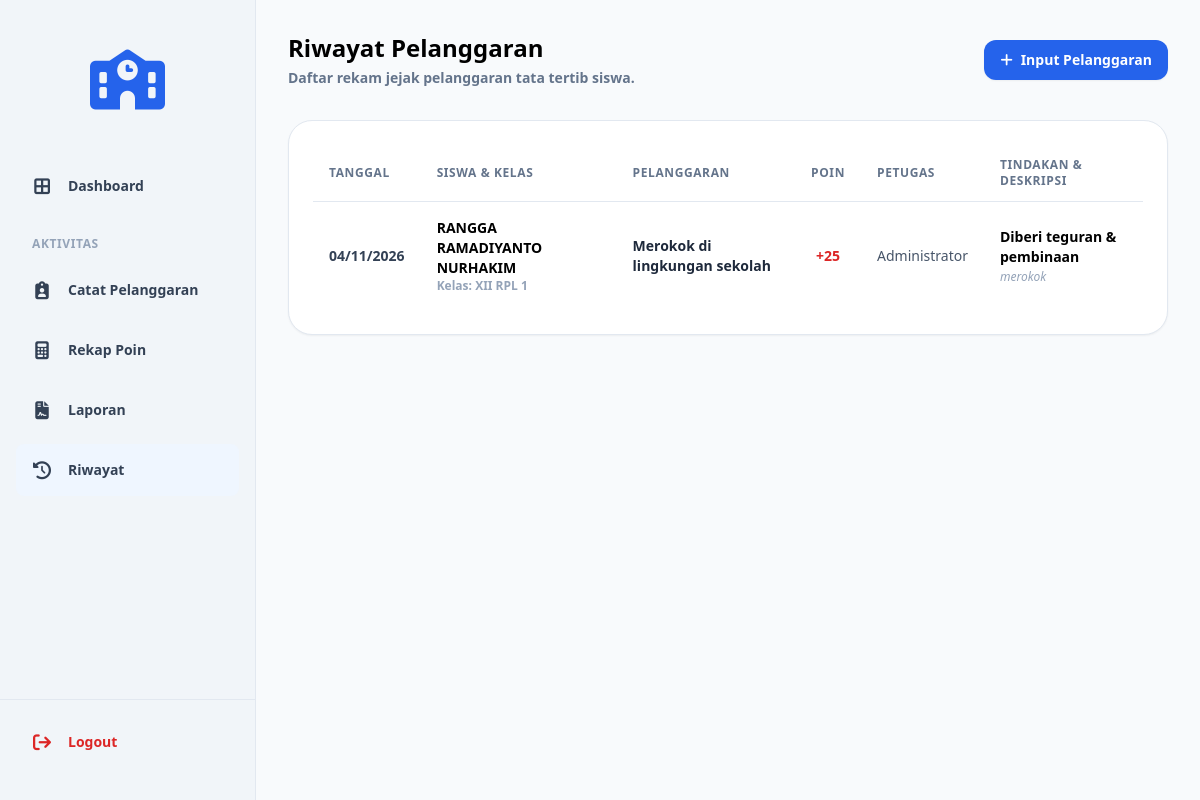
/riwayat.php (signed in), run on the app's committed database.
### tables this page shows
CREATE TABLE `t_pelanggaran_siswa` (
  `id` int(11) NOT NULL AUTO_INCREMENT,
  `tahun_ajaran_id` int(11) DEFAULT NULL,
  `siswa_id` int(11) DEFAULT NULL,
  `nama_siswa` varchar(150) NOT NULL,
  `kelas_id` int(11) DEFAULT NULL,
  `nama_kelas` varchar(100) NOT NULL,
  `pelanggaran_id` int(11) DEFAULT NULL,
  `nama_pelanggaran` int(11) NOT NULL,
  `pelanggaran_kategori_id` int(11) DEFAULT NULL,
  `guru_id` int(11) DEFAULT NULL,
  `nama_guru` varchar(150) NOT NULL,
  `tanggal` date DEFAULT NULL,
  `keterangan` text NOT NULL,
  `poin` int(11) NOT NULL,
  `tindakan` text NOT NULL,
  `status` varchar(30) NOT NULL,
  `created_at` timestamp NOT NULL DEFAULT current_timestamp(),
  `updated_at` timestamp NOT NULL DEFAULT current_timestamp(),
  PRIMARY KEY (`id`),
  KEY `guru_id` (`guru_id`),
  KEY `tahun_ajaran_id` (`tahun_ajaran_id`),
  KEY `siswa_id` (`siswa_id`),
  KEY `kelas_id` (`kelas_id`),
  KEY `pelanggaran_id` (`pelanggaran_id`),
  KEY `pelanggaran_kategori_id` (`pelanggaran_kategori_id`),
  CONSTRAINT `t_pelanggaran_siswa_ibfk_1` FOREIGN KEY (`guru_id`) REFERENCES `t_guru` (`id`) ON DELETE CASCADE,
  CONSTRAINT `t_pelanggaran_siswa_ibfk_3` FOREIGN KEY (`kelas_id`) REFERENCES `t_kelas` (`id`) ON DELETE CASCADE,
  CONSTRAINT `t_pelanggaran_siswa_ibfk_5` FOREIGN KEY (`pelanggaran_id`) REFERENCES `t_pelanggaran` (`id`) ON DELETE CASCADE,
  CONSTRAINT `t_pelanggaran_siswa_ibfk_6` FOREIGN KEY (`siswa_id`) REFERENCES `t_siswa` (`id`) ON DELETE CASCADE,
  CONSTRAINT `t_pelanggaran_siswa_ibfk_7` FOREIGN KEY (`tahun_ajaran_id`) REFERENCES `t_tahun_ajaran` (`id`) ON DELETE CASCADE
);

CREATE TABLE `t_siswa` (
  `id` int(11) NOT NULL AUTO_INCREMENT,
  `nis` varchar(20) DEFAULT NULL,
  `nisn` varchar(20) DEFAULT NULL,
  `nama` varchar(150) DEFAULT NULL,
  `jenis_kelamin` varchar(4) NOT NULL,
  `tanggal_lahir` date NOT NULL,
  `alamat` text NOT NULL,
  `status_aktif` tinyint(1) NOT NULL,
  `created_at` timestamp NOT NULL DEFAULT current_timestamp(),
  `updated_at` timestamp NOT NULL DEFAULT current_timestamp(),
  PRIMARY KEY (`id`),
  UNIQUE KEY `uq_t_siswa_nisn` (`nisn`),
  UNIQUE KEY `uq_t_siswa_nis` (`nis`)
);

CREATE TABLE `t_kelas` (
  `id` int(11) NOT NULL AUTO_INCREMENT,
  `nama` varchar(100) DEFAULT NULL,
  `tingkat` varchar(20) NOT NULL,
  `jurusan` varchar(100) NOT NULL,
  `status_aktif` tinyint(1) NOT NULL,
  `created_at` timestamp NOT NULL DEFAULT current_timestamp(),
  `updated_at` timestamp NOT NULL DEFAULT current_timestamp(),
  PRIMARY KEY (`id`),
  UNIQUE KEY `uq_t_kelas_nama` (`nama`)
);

CREATE TABLE `t_pelanggaran` (
  `id` int(11) NOT NULL AUTO_INCREMENT,
  `pelanggaran_kategori_id` int(11) DEFAULT NULL,
  `kode` varchar(30) DEFAULT NULL,
  `nama` varchar(30) DEFAULT NULL,
  `poin` int(11) NOT NULL,
  `deskripsi` text NOT NULL,
  `status_aktif` tinyint(1) NOT NULL,
  `created_at` timestamp NOT NULL DEFAULT current_timestamp(),
  `updated_at` timestamp NOT NULL DEFAULT current_timestamp(),
  PRIMARY KEY (`id`),
  UNIQUE KEY `uq_t_pelanggaran_kode` (`kode`),
  KEY `pelanggaran_kategori_id` (`pelanggaran_kategori_id`)
);

### cek_akses.php (called while the page is built, shortened)
<?php
$raw_role = $_SESSION['role'] ?? $_SESSION['level'] ?? '';
$role_lower = strtolower(trim($raw_role));
if ($role_lower === 'admin') {
    $role = 'Admin';
} else {
    $role = 'Guru';
}
$wali_kelas_kelas_ids = [];
if ($role === 'Guru' && isset($_SESSION['user_id']) && isset($koneksi)) {
    $uid = (int)$_SESSION['user_id'];
    $q_wali_kelas = @mysqli_query($koneksi, "
        SELECT wk.kelas_id
        FROM t_wali_kelas wk
        INNER JOIN t_guru g ON wk.guru_id = g.id
        WHERE g.user_id = '$uid' AND wk.status_aktif = 1
    ");
    if ($q_wali_kelas) {
        while ($wk = mysqli_fetch_assoc($q_wali_kelas)) {
            $wali_kelas_kelas_ids[] = (int)$wk['kelas_id'];
        }
    }
}
if (!function_exists('batas_kelas_guru')) {
    function batas_kelas_guru($kolom, $role, array $kelas_ids)
    {
        return $kolom . ' IN (' . implode(',', array_map('intval', $kelas_ids)) . ')';
    }
}
?>

### riwayat.php (the view, shortened to what this page needs)
<?php
include 'config/koneksi.php';
include 'cek_akses.php';
$where = ($role === 'Guru') ? "WHERE " . batas_kelas_guru('ps.kelas_id', $role, $wali_kelas_kelas_ids) : "";
$query = "SELECT ps.*,
                 s.nama AS nama_siswa, s.nis,
                 p.nama AS nama_pelanggaran, p.poin,
                 ka.nama AS nama_kelas
          FROM t_pelanggaran_siswa ps
          LEFT JOIN t_siswa s ON ps.siswa_id = s.id
          LEFT JOIN t_pelanggaran p ON ps.pelanggaran_id = p.id
          LEFT JOIN t_kelas ka ON ps.kelas_id = ka.id
          $where
          ORDER BY ps.tanggal DESC, ps.id DESC";
$rows = [];
$result = @mysqli_query($koneksi, $query);
if ($result) {
    while ($row = mysqli_fetch_assoc($result)) {
        $rows[] = $row;
    }
} else {
    $rows = [];
}
?><!DOCTYPE html>
<html lang="id">
<head>
    <?php include 'layouts/head.php'; ?>
</head>
<body class="bg-slate-50 text-slate-800 font-sans min-h-screen flex">
    <?php include 'layouts/sidebar.php'; ?>
    <main class="flex-1 p-8 bg-slate-50 overflow-y-auto">
        <div class="flex justify-between items-center mb-8">
            <div>
                <h1 class="text-2xl font-bold text-black">Riwayat Pelanggaran</h1>
                <p class="text-sm font-bold text-slate-500 mt-1">Daftar rekam jejak pelanggaran tata tertib siswa.</p>
            </div>
            <a href="catatan_pelanggaran.php" class="bg-blue-600 hover:bg-blue-700 text-white font-bold text-sm px-4 py-2.5 rounded-xl shadow-sm transition flex items-center gap-2">
                <i class="fa-solid fa-plus"></i> Input Pelanggaran
            </a>
        </div>
        <div class="bg-white p-6 rounded-[1.5rem] shadow-sm border border-slate-200">
            <div class="overflow-x-auto">
                <table class="w-full text-left border-collapse">
                    <thead>
                        <tr class="border-b border-slate-200 text-xs font-bold text-slate-500 uppercase tracking-wider">
                            <th class="py-3 px-4">TANGGAL</th>
                            <th class="py-3 px-4">SISWA & KELAS</th>
                            <th class="py-3 px-4">PELANGGARAN</th>
                            <th class="py-3 px-4 text-center">POIN</th>
                            <th class="py-3 px-4">PETUGAS</th>
                            <th class="py-3 px-4">TINDAKAN & DESKRIPSI</th>
                        </tr>
                    </thead>
                    <tbody class="divide-y divide-slate-100 text-sm">
                        <?php if (!empty($rows)): ?>
                            <?php foreach ($rows as $row):
                                $nama_siswa = !empty($row['nama_siswa']) ? $row['nama_siswa'] : 'Siswa Tidak Ditemukan';
                                $nama_kelas = !empty($row['nama_kelas']) ? $row['nama_kelas'] : '-';
                                $nama_pelanggaran = !empty($row['nama_pelanggaran']) ? $row['nama_pelanggaran'] : 'Jenis Pelanggaran Tidak Ada';
                                $poin = $row['poin'] ?? 0;
                                $tanggal = !empty($row['tanggal']) ? date('d/m/Y', strtotime($row['tanggal'])) : '-';
                            ?>
                                <tr class="hover:bg-slate-50 transition">
                                    <td class="py-4 px-4 font-bold text-slate-700 whitespace-nowrap">
                                        <?php echo htmlspecialchars($tanggal); ?>
                                    </td>
                                    <td class="py-4 px-4">
                                        <div class="font-bold text-black"><?php echo htmlspecialchars($nama_siswa); ?></div>
                                        <div class="text-xs text-slate-400 font-bold">Kelas: <?php echo htmlspecialchars($nama_kelas); ?></div>
                                    </td>
                                    <td class="py-4 px-4 font-bold text-slate-800">
                                        <?php echo htmlspecialchars($nama_pelanggaran); ?>
                                    </td>
                                    <td class="py-4 px-4 text-center font-bold text-red-600">
                                        +<?php echo $poin; ?>
                                    </td>
                                    <td class="py-4 px-4 text-slate-600 font-medium">
                                        Administrator
                                    </td>
                                    <td class="py-4 px-4">
                                        <div class="font-bold text-black"><?php echo htmlspecialchars($row['tindakan'] ?? '-'); ?></div>
                                        <div class="text-xs text-slate-400 font-medium italic mt-0.5"><?php echo htmlspecialchars($row['keterangan'] ?? '-'); ?></div>
                                    </td>
                                </tr>
                            <?php endforeach; ?>
                        <?php else: ?>
                            <tr>
                                <td colspan="6" class="py-8 text-center text-slate-500 font-bold">Belum ada riwayat pelanggaran yang dicatat.</td>
                            </tr>
                        <?php endif; ?>
                    </tbody>
                </table>
            </div>
        </div>
    </main>
</body>
</html>

### data on the page
t_pelanggaran_siswa: tanggal "04/11/2026", siswa.nama "RANGGA RAMADIYANTO NURHAKIM", kelas.nama "XII RPL 1", pelanggaran.nama "Merokok di lingkungan sekolah", pelanggaran.poin "25", tindakan "Diberi teguran & pembinaan", keterangan "merokok"
